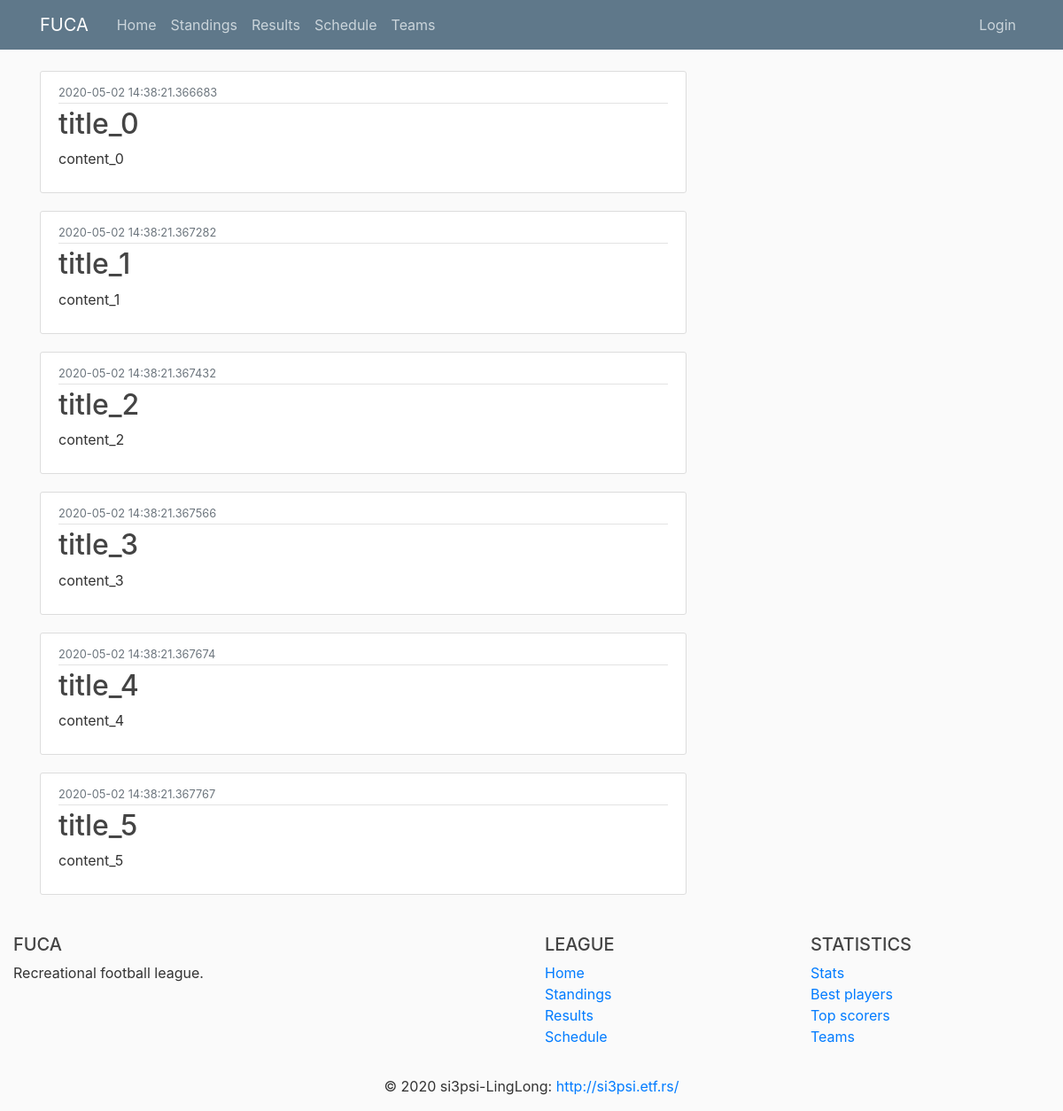
Page /home on the earlier database version.
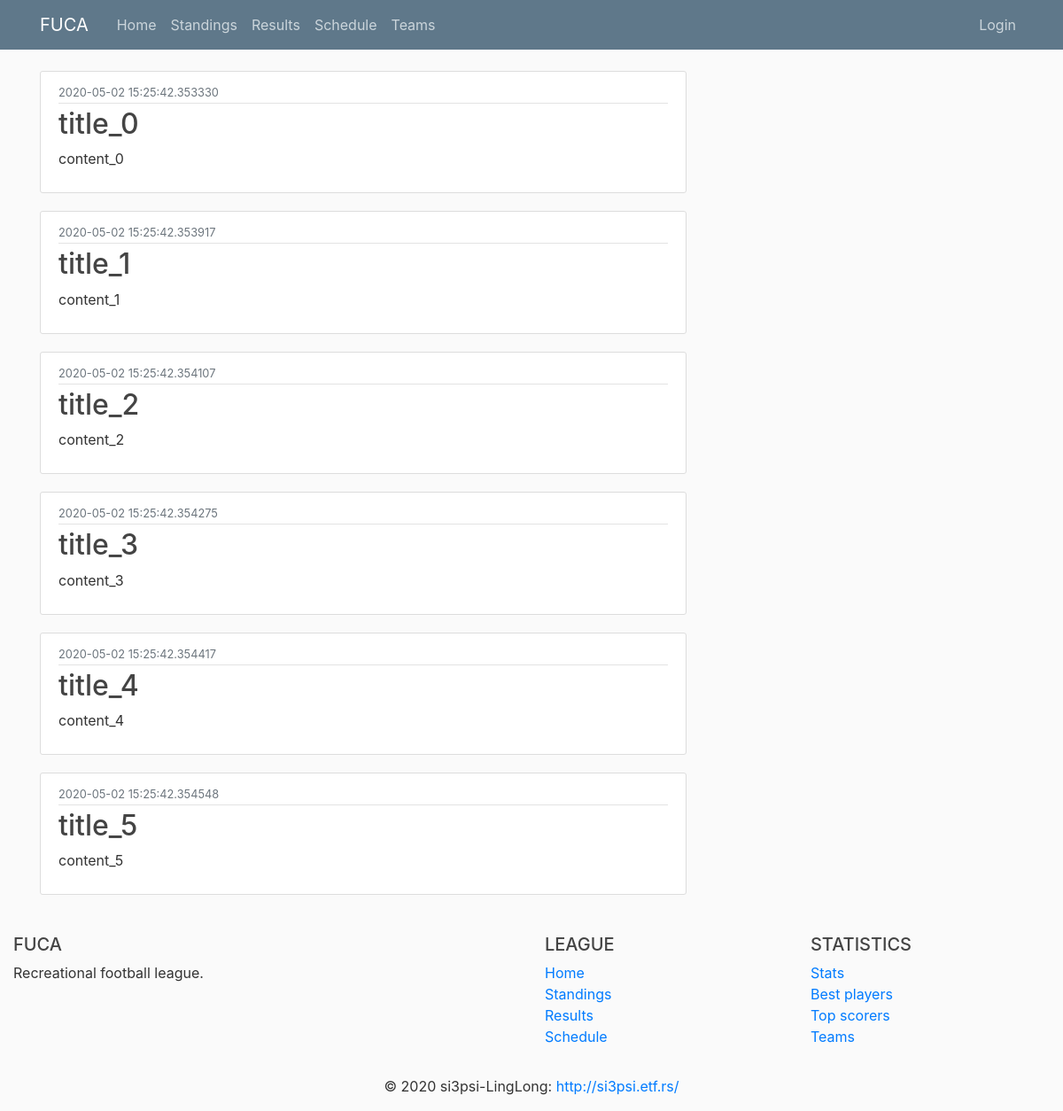
Same page on the later database version.
### fuca/models.py (models this page shows, shortened)
class News(db.Model):
    __tablename__ = 'news'
    id          = db.Column(db.Integer,     primary_key=True)
    date        = db.Column(db.DateTime,    nullable=False, default=datetime.utcnow)
    title       = db.Column(db.String(100), nullable=False)
    content     = db.Column(db.Text,        nullable=False)
    def jinja_dict(self):
        return {'title'         : self.title,
                'content'       : self.content,
                'date'          : str(self.date),
                'id'            : self.id}

### fuca/routes/home_routes.py (the view)
@app.route("/")
@app.route("/home")
def home():
    news_db = News.query.all()
    news_list = [news.jinja_dict() for news in news_db]
    return render_template('home/home.html', newslist=news_list)

### fuca/templates/home/home.html
{% extends 'home/layout.html' %}
{% block content %}
    {% for news in newslist %}
        <article class="media content-section">
            <div class="media-body">
            <div class="article-metadata">
                <small class="text-muted">{{ news.date }}</small>
            </div>
            <h2><a class="article-title" href="#">{{ news.title }}</a></h2>
            <p class="article-content">{{ news.content }}</p>
            </div>
        </article>
    {% endfor %}
{% endblock content %}

Differences in the rows shown:
changed News "title_0": date "2020-05-02 14:38:21.366683" → "2020-05-02 15:25:42.353330"
changed News "title_1": date "2020-05-02 14:38:21.367282" → "2020-05-02 15:25:42.353917"
changed News "title_2": date "2020-05-02 14:38:21.367432" → "2020-05-02 15:25:42.354107"
changed News "title_3": date "2020-05-02 14:38:21.367566" → "2020-05-02 15:25:42.354275"
changed News "title_4": date "2020-05-02 14:38:21.367674" → "2020-05-02 15:25:42.354417"
changed News "title_5": date "2020-05-02 14:38:21.367767" → "2020-05-02 15:25:42.354548"
